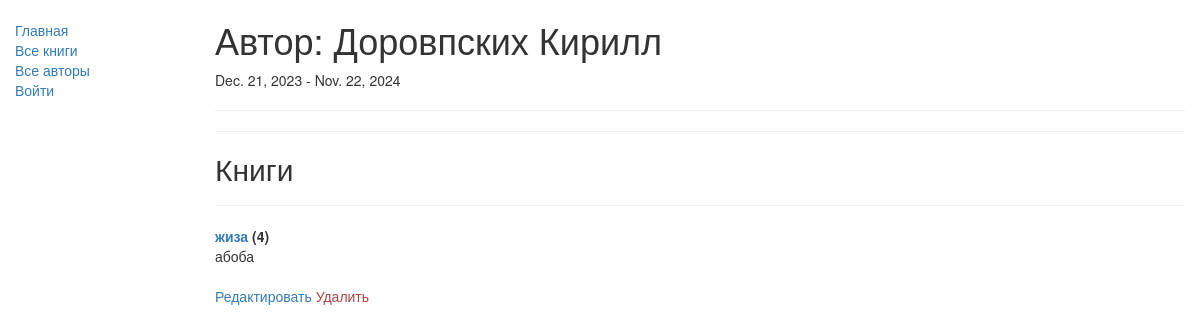
/catalog/author/2, run on the app's committed database.
### catalog/models.py (models this page shows, shortened)
class Author(models.Model):
    first_name = models.CharField(max_length=100)
    last_name = models.CharField(max_length=100)
    date_of_birth = models.DateField(null=True, blank=True)
    date_of_death = models.DateField('Died', null=True, blank=True)

class Book(models.Model):
    DoesNotExist = None
    objects = None
    title = models.CharField(max_length=200)
    author = models.ForeignKey('Author', on_delete=models.SET_NULL, null=True)
    summary = models.TextField(max_length=1000, help_text="Введите краткое описание книги")
    isbn = models.CharField('ISBN',max_length=13, help_text='13 Символов <a href="https://www.isbn-international.org/content/what-isbn">ISBN номер</a>')
    genre = models.ManyToManyField('Genre', help_text="Выберите жанр для этой книги")
    def __str__(self):
        return self.title
    def display_genre(self):
        """
        Creates a string for the Genre. This is required to display genre in Admin.
        """
        return ', '.join([ genre.name for genre in self.genre.all()[:3] ])
    display_genre.short_description = 'Genre'

### catalog/views.py (the view)
# urls.py: url(r'^author/(?P<pk>\d+)$', views.AuthorDetailView.as_view(), name='author-detail'),
class AuthorDetailView(generic.DetailView):
    model = Author

### catalog/templates/catalog/author_detail.html
{% extends "base_generic.html" %}
{% block content %}
  <h1>Автор: {{ author.last_name }} {{ author.first_name }}</h1>
  <p>{{ author.date_of_birth }} {% if author.date_of_death %} - {{ author.date_of_death }}{% endif %}</p>
  <hr>
  <hr>
  <h2>Книги</h2>
  <dl>
    {% for book in author.book_set.all %}
      <hr>
      <dt><a href="{% url 'book-detail' book.pk %}">{{ book }}</a> ({{ book.bookinstance_set.all.count }})</dt>
      <dd>{{ book.summary }}</dd>
      {% empty %}
      <p>Нет книг этого автора</p>
    {% endfor %}
  </dl>
  <span>
    <a href="{% url 'author_update' author.pk %}">Редактировать</a>
    <a class="text-danger" href="{% url 'author_delete' author.pk %}">Удалить</a>
  </span>
{% endblock %}

### data on the page
Author: last_name "Доровпских", first_name "Кирилл", date_of_birth "Dec. 21, 2023", date_of_death "Nov. 22, 2024"
Book: title "жиза", bookinstance_set.all.count "4", summary "абоба"
